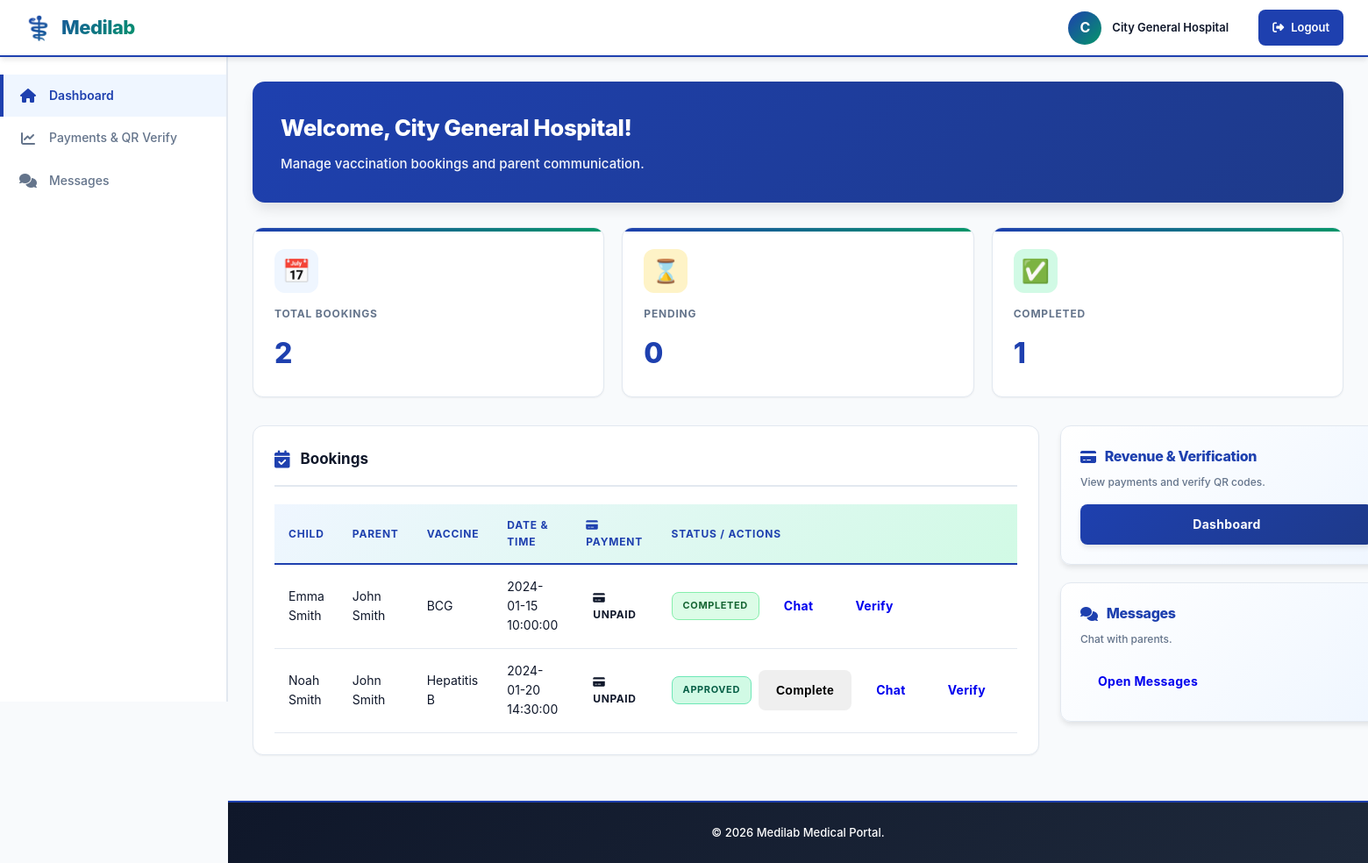
Screenshot of /forms/hospital.php (signed in) with the database file from the repository.
### tables this page shows
CREATE TABLE IF NOT EXISTS hospitals (
    id INT AUTO_INCREMENT PRIMARY KEY,
    name VARCHAR(100) NOT NULL,
    email VARCHAR(100) UNIQUE NOT NULL,
    password VARCHAR(255) NOT NULL,
    phone VARCHAR(20),
    address TEXT,
    created_at TIMESTAMP DEFAULT CURRENT_TIMESTAMP,
    updated_at TIMESTAMP DEFAULT CURRENT_TIMESTAMP ON UPDATE CURRENT_TIMESTAMP
);

CREATE TABLE IF NOT EXISTS bookings (
    id INT AUTO_INCREMENT PRIMARY KEY,
    parent_id INT NOT NULL,
    hospital_id INT NOT NULL,
    child_id INT NOT NULL,
    vaccine_type VARCHAR(50) NOT NULL,
    booking_date DATE NOT NULL,
    booking_time TIME NOT NULL,
    status ENUM('pending', 'approved', 'completed', 'cancelled') DEFAULT 'pending',
    notes TEXT,
    created_at TIMESTAMP DEFAULT CURRENT_TIMESTAMP,
    updated_at TIMESTAMP DEFAULT CURRENT_TIMESTAMP ON UPDATE CURRENT_TIMESTAMP,
    FOREIGN KEY (parent_id) REFERENCES parents(id) ON DELETE CASCADE,
    FOREIGN KEY (hospital_id) REFERENCES hospitals(id) ON DELETE CASCADE,
    FOREIGN KEY (child_id) REFERENCES children(id) ON DELETE CASCADE
);

CREATE TABLE IF NOT EXISTS children (
    id INT AUTO_INCREMENT PRIMARY KEY,
    parent_id INT NOT NULL,
    name VARCHAR(100) NOT NULL,
    date_of_birth DATE NOT NULL,
    gender ENUM('male', 'female', 'other') NOT NULL,
    created_at TIMESTAMP DEFAULT CURRENT_TIMESTAMP,
    updated_at TIMESTAMP DEFAULT CURRENT_TIMESTAMP ON UPDATE CURRENT_TIMESTAMP,
    FOREIGN KEY (parent_id) REFERENCES parents(id) ON DELETE CASCADE
);

CREATE TABLE IF NOT EXISTS parents (
    id INT AUTO_INCREMENT PRIMARY KEY,
    name VARCHAR(100) NOT NULL,
    email VARCHAR(100) UNIQUE NOT NULL,
    password VARCHAR(255) NOT NULL,
    phone VARCHAR(20),
    created_at TIMESTAMP DEFAULT CURRENT_TIMESTAMP,
    updated_at TIMESTAMP DEFAULT CURRENT_TIMESTAMP ON UPDATE CURRENT_TIMESTAMP
);

### forms/hospital.php (the view, shortened to what this page needs)
<?php
include 'connection.php';
$hospital_id = (int)$_SESSION['hospital_id'];
$stmt = $conn->prepare("SELECT id,name,email,phone,address FROM hospitals WHERE id=? LIMIT 1");
$stmt->bind_param("i", $hospital_id);
$stmt->execute();
$hospital = $stmt->get_result()->fetch_assoc();
$stmt = $conn->prepare("
        SELECT b.id,b.vaccine_type,b.booking_date,b.booking_time,b.status,b.payment_status,
          p.id AS parent_id, p.name AS parent_name,
          c.id AS child_id, c.name AS child_name, c.gender,
          c.date_of_birth
    FROM bookings b
    JOIN parents p ON b.parent_id=p.id
    JOIN children c ON b.child_id=c.id
    WHERE b.hospital_id = ?
    ORDER BY b.created_at DESC
");
$stmt->bind_param("i", $hospital_id);
$stmt->execute();
$bookings = $stmt->get_result();
$stmt = $conn->prepare("SELECT COUNT(*) AS cnt FROM bookings WHERE hospital_id=?");
$stmt->bind_param("i",$hospital_id);
$stmt->execute();
$total_bookings = $stmt->get_result()->fetch_assoc()['cnt'];
$stmt = $conn->prepare("SELECT COUNT(*) AS cnt FROM bookings WHERE hospital_id=? AND status='pending'");
$stmt->bind_param("i",$hospital_id);
$stmt->execute();
$pending = $stmt->get_result()->fetch_assoc()['cnt'];
$stmt = $conn->prepare("SELECT COUNT(*) AS cnt FROM bookings WHERE hospital_id=? AND status='completed'");
$stmt->bind_param("i",$hospital_id);
$stmt->execute();
$completed = $stmt->get_result()->fetch_assoc()['cnt'];
?>
<!doctype html>
<html lang="en">
<head>
<?php $css_ver = file_exists(__DIR__ . '/hospital.css') ? filemtime(__DIR__ . '/parent.css') : time(); ?>
<link rel="stylesheet" href="parent.css?v=<?php echo $css_ver; ?>">
<link rel="stylesheet" href="hospital.css?v=<?php echo file_exists(__DIR__ . '/hospital.css') ? filemtime(__DIR__ . '/hospital.css') : time(); ?>">
<link rel="stylesheet" href="https://cdnjs.cloudflare.com/ajax/libs/font-awesome/6.4.0/css/all.min.css">
</head>
<body class="parent-page">
<header class="topbar">
    <div class="brand">Medilab</div>
    <div class="header-actions">
        <div class="header-profile" onclick="openProfileModal('hospital')" style="cursor: pointer;">
            <div class="profile-avatar" title="Click to edit profile"><?php echo strtoupper(substr($hospital['name'], 0, 1)); ?></div>
            <div class="profile-name"><?php echo htmlspecialchars($hospital['name']); ?></div>
        </div>
        <a href="logout.php" class="logout-btn">
            <i class="fas fa-sign-out-alt"></i> Logout
        </a>
    </div>
</header>
<aside class="sidebar">
    <ul class="sidebar-menu">
        <li class="sidebar-menu-item">
            <a href="hospital.php" class="active">
                <i class="fas fa-home"></i> Dashboard
            </a>
        </li>
        <li class="sidebar-menu-item">
            <a href="hospital_payments.php">
                <i class="fas fa-chart-line"></i> Payments & QR Verify
            </a>
        </li>
        <li class="sidebar-menu-item">
            <a href="messages.php">
                <i class="fas fa-comments"></i> Messages
            </a>
        </li>
    </ul>
</aside>
<main class="wrap">
    <section class="welcome-section">
        <h1>Welcome, <?php echo htmlspecialchars($hospital['name']); ?>!</h1>
        <p class="muted">Manage vaccination bookings and parent communication.</p>
    </section>
    <div class="stats-grid">
        <div class="stat-card">
            <div class="stat-icon blue">📅</div>
            <div class="stat-label">Total Bookings</div>
            <div class="stat-value"><?php echo $total_bookings; ?></div>
        </div>
        <div class="stat-card">
            <div class="stat-icon amber">⌛</div>
            <div class="stat-label">Pending</div>
            <div class="stat-value"><?php echo $pending; ?></div>
        </div>
        <div class="stat-card">
            <div class="stat-icon green">✅</div>
            <div class="stat-label">Completed</div>
            <div class="stat-value"><?php echo $completed; ?></div>
        </div>
    </div>
    <div class="content-grid">
        <div>
            <div class="card">
                <div class="card-header">
                    <h2 class="card-title"><i class="fas fa-calendar-check card-title-icon"></i> Bookings</h2>
                </div>
                <?php if ($bookings->num_rows == 0): ?>
                    <div class="empty-state">
                        <div class="empty-state-icon">📋</div>
                        <p class="muted">No bookings yet.</p>
                    </div>
                <?php else: ?>
                    <table class="bookings-table">
                        <thead>
                            <tr>
                                <th>Child</th>
                                <th>Parent</th>
                                <th>Vaccine</th>
                                <th>Date & Time</th>
                                <th><i class="fas fa-credit-card"></i> Payment</th>
                                <th>Status / Actions</th>
                            </tr>
                        </thead>
                        <tbody>
                        <?php while($bk = $bookings->fetch_assoc()): ?>
                            <tr>
                                <td><?php echo htmlspecialchars($bk['child_name']); ?></td>
                                <td><?php echo htmlspecialchars($bk['parent_name']); ?></td>
                                <td><?php echo htmlspecialchars($bk['vaccine_type']); ?></td>
                                <td><?php echo htmlspecialchars($bk['booking_date'] . ' ' . $bk['booking_time']); ?></td>
                                <td>
                                    <?php
                                    $payment_status = htmlspecialchars($bk['payment_status'] ?? 'unpaid');
                                    $payment_color = $payment_status === 'paid' ? 'green' : ($payment_status === 'pending' ? 'amber' : 'red');
                                    ?>
                                    <span class="badge <?php echo $payment_color; ?>" style="font-size: 12px; padding: 4px 8px;">
                                        <i class="fas fa-credit-card" style="margin-right: 4px;"></i><?php echo strtoupper($payment_status); ?>
                                    </span>
                                </td>
                                <td>
                                    <div style="display:flex;gap:8px;align-items:center;">
                                        <span class="badge <?php echo htmlspecialchars($bk['status']); ?>"><?php echo htmlspecialchars(ucfirst($bk['status'])); ?></span>
                                        <form method="POST" style="display:inline-flex;gap:8px;margin:0;">
                                            <?php if ($bk['status'] === 'approved'): ?>
                                                <button class="btn" name="complete_booking">Complete</button>
                                            <?php endif; ?>
                                            <a class="btn ghost" href="messages.php?parent_id=<?php echo $bk['parent_id']; ?>">Chat</a>
                                            <a class="btn" href="hospital_payments.php">Verify</a>
                                        </form>
                                    </div>
                                </td>
                            </tr>
                        <?php endwhile; ?>
                        </tbody>
                    </table>
                <?php endif; ?>
            </div>
        </div>
        <div>
            <div class="sidebar-card">
                <h3><i class="fas fa-credit-card"></i> Revenue & Verification</h3>
                <p class="muted">View payments and verify QR codes.</p>
                <a class="btn primary" href="hospital_payments.php">Dashboard</a>
            </div>
            <div class="sidebar-card">
                <h3><i class="fas fa-comments"></i> Messages</h3>
                <p class="muted">Chat with parents.</p>
                <a class="btn ghost" href="messages.php?hospital_id=<?php echo $hospital_id; ?>">Open Messages</a>
            </div>
        </div>
    </div>
</main>
<footer class="footer">
    <p>&copy; <?php echo date('Y'); ?> Medilab Medical Portal.</p>
</footer>
</body>
</html>

### rows the page displays
hospitals: name "C", name "City General Hospital"
bookings: child.name "Emma Smith", parent.name "John Smith", vaccine_type "BCG", booking_date+booking_time "2024-01-15 10:00:00", payment_status "UNPAID", status "COMPLETED"
bookings: child.name "Noah Smith", parent.name "John Smith", vaccine_type "Hepatitis B", booking_date+booking_time "2024-01-20 14:30:00", payment_status "UNPAID", status "APPROVED", shows "Complete"

### other values shown
$total_bookings "2"
$pending "0"
$completed "1"
